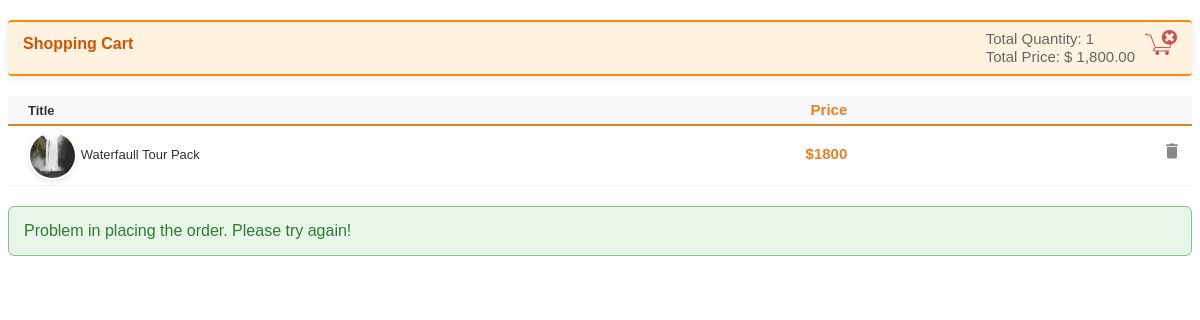
Screenshot of /booking/process-order.php with the database file from the repository.
### tables this page shows
CREATE TABLE `tbl_cart` (
  `id` int(11) NOT NULL,
  `product_id` int(11) NOT NULL,
  `quantity` int(11) NOT NULL,
  `member_id` int(11) NOT NULL
);

CREATE TABLE `tbl_product` (
  `id` int(8) NOT NULL,
  `name` varchar(255) NOT NULL,
  `code` varchar(255) NOT NULL,
  `image` text NOT NULL,
  `price` double(10,2) NOT NULL
);

### booking/ShoppingCart.php (called while the page is built, shortened)
<?php
require_once "DBController.php";
class ShoppingCart extends DBController
{
    function getMemberCartItem($member_id)
    {
      $query = "SELECT tbl_product.*, tbl_cart.id as cart_id, tbl_cart.quantity
          FROM tbl_product
          JOIN tbl_cart ON tbl_product.id = tbl_cart.product_id
          WHERE tbl_cart.member_id = ?";
        $params = array(
            array(
                "param_type" => "i",
                "param_value" => $member_id
            )
        );
        return $this->getDBResult($query, $params);
    }
}

### booking/DBController.php (called while the page is built, shortened)
<?php
class DBController
{
    private $host = "localhost";
    private $user = "root";
    private $password = "";
    private $database = "travel";
    private $port = 3306;
    private static $conn;
    public function __construct()
    {
        self::$conn = mysqli_connect($this->host, $this->user, $this->password, $this->database, $this->port);
    }
    public function getDBResult($query, $params = array())
    {
        $sql_statement = self::$conn->prepare($query);
        if (!empty($params)) {
            $this->bindParams($sql_statement, $params);
        }
        if (!$sql_statement->execute()) {
            error_log("Execution failed: " . $sql_statement->error);
            return null;
        }
        $result = $sql_statement->get_result();
        $resultset = [];
        while ($row = $result->fetch_assoc()) {
            $resultset[] = $row;
        }
        return !empty($resultset) ? $resultset : null;
    }
    public function bindParams($sql_statement, $params)
    {
        $param_type = "";
        foreach ($params as $query_param) {
            $param_type .= $query_param["param_type"];
        }
        $bind_params = [&$param_type];
        foreach ($params as $k => $query_param) {
            $bind_params[] = &$params[$k]["param_value"];
        }
        if (!empty($bind_params)) {
            call_user_func_array([$sql_statement, 'bind_param'], $bind_params);
        }
    }
}

### booking/cart-list.php (the view)
<div class="shopping-cart-table">
        <div class="cart-item-container header">
            <div class="cart-info title">Title</div>
            <div class="cart-info price">Price</div>
        </div>
<?php
            foreach ($cartItem as $item) {
                ?>
				<div class="cart-item-container">
            <div class="cart-info title">
                <img class="cart-image"
                    src="../image/<?php echo $item["image"]; ?>">
                    <?php echo $item["name"]; ?>
                </div>
            <div class="cart-info price">
                        <?php echo "$".$item["price"]; ?>
                    </div>
                    <div class="cart-info action">
                        <a
                            href="index.php?action=remove&id=<?php echo $item["cart_id"]; ?>"
                            class="btnRemoveAction"><img
                                src="image/icon-delete.png" alt="icon-delete"
                                title="Remove Item" /></a>
                    </div>
                </div>
                <?php
            }
?>
</div>

### css/book.css (style rules this page uses)
body { font-family: Arial, sans-serif; }
.cart-image { width: 45px; height: 45px; border-radius: 50%; vertical-align: middle; border: 2px solid #fff; box-shadow: 0 2px 5px rgba(0, 0, 0, 0.1); }
.cart-info { text-align: right; display: inline-block; width: 15%; font-size: 15px; }
.cart-info.title { width: 50%; text-align: left; }
.cart-info.price { min-width: 20%; position: relative; color: #e67e22; font-weight: 600; }
.cart-info.action { width: 5%; float: right; padding: 10px 0px; }
.cart-item-container { padding: 5px 10px; border-bottom: #f1f1f1 1px solid; }
.cart-item-container.header { background: #f8f9fa; border-bottom: #e67e22 2px solid; font-weight: bold; }
.title { margin-left: 10px; font-size: 13px; margin-top: 0px; color: #333; }

### rows the page displays
tbl_cart: product.image (picture), product.name "Waterfaull Tour Pack", product.price "1800"

### other values shown
$item_quantity "1"
$item_price "1,800.00"
